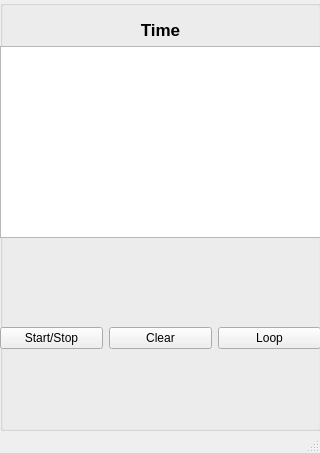
<?xml version="1.0" encoding="UTF-8"?>
<ui version="4.0">
 <class>MainWindow</class>
 <widget class="QMainWindow" name="MainWindow">
  <property name="geometry">
   <rect>
    <x>0</x>
    <y>0</y>
    <width>320</width>
    <height>453</height>
   </rect>
  </property>
  <property name="windowTitle">
   <string>MainWindow</string>
  </property>
  <widget class="QWidget" name="centralwidget">
   <widget class="QGroupBox" name="groupBox">
    <property name="geometry">
     <rect>
      <x>0</x>
      <y>0</y>
      <width>321</width>
      <height>431</height>
     </rect>
    </property>
    <property name="title">
     <string/>
    </property>
    <widget class="QWidget" name="verticalLayoutWidget">
     <property name="geometry">
      <rect>
       <x>0</x>
       <y>20</y>
       <width>321</width>
       <height>411</height>
      </rect>
     </property>
     <layout class="QVBoxLayout" name="verticalLayout">
      <item>
       <widget class="QLabel" name="labelTime">
        <property name="font">
         <font>
          <pointsize>13</pointsize>
          <bold>true</bold>
         </font>
        </property>
        <property name="text">
         <string>Time</string>
        </property>
        <property name="alignment">
         <set>Qt::AlignmentFlag::AlignCenter</set>
        </property>
       </widget>
      </item>
      <item>
       <widget class="QTextBrowser" name="lapsBrowser"/>
      </item>
      <item>
       <spacer name="verticalSpacer">
        <property name="orientation">
         <enum>Qt::Orientation::Vertical</enum>
        </property>
        <property name="sizeHint" stdset="0">
         <size>
          <width>20</width>
          <height>40</height>
         </size>
        </property>
       </spacer>
      </item>
      <item>
       <layout class="QHBoxLayout" name="horizontalLayout">
        <item>
         <widget class="QPushButton" name="startStopButton">
          <property name="text">
           <string>Start/Stop</string>
          </property>
         </widget>
        </item>
        <item>
         <widget class="QPushButton" name="clearButton">
          <property name="text">
           <string>Clear</string>
          </property>
         </widget>
        </item>
        <item>
         <widget class="QPushButton" name="lapButton">
          <property name="text">
           <string>Loop</string>
          </property>
         </widget>
        </item>
       </layout>
      </item>
      <item>
       <spacer name="verticalSpacer_2">
        <property name="orientation">
         <enum>Qt::Orientation::Vertical</enum>
        </property>
        <property name="sizeHint" stdset="0">
         <size>
          <width>20</width>
          <height>40</height>
         </size>
        </property>
       </spacer>
      </item>
     </layout>
    </widget>
   </widget>
  </widget>
  <widget class="QMenuBar" name="menubar">
   <property name="geometry">
    <rect>
     <x>0</x>
     <y>0</y>
     <width>320</width>
     <height>21</height>
    </rect>
   </property>
  </widget>
  <widget class="QStatusBar" name="statusbar"/>
 </widget>
 <resources/>
 <connections/>
</ui>
